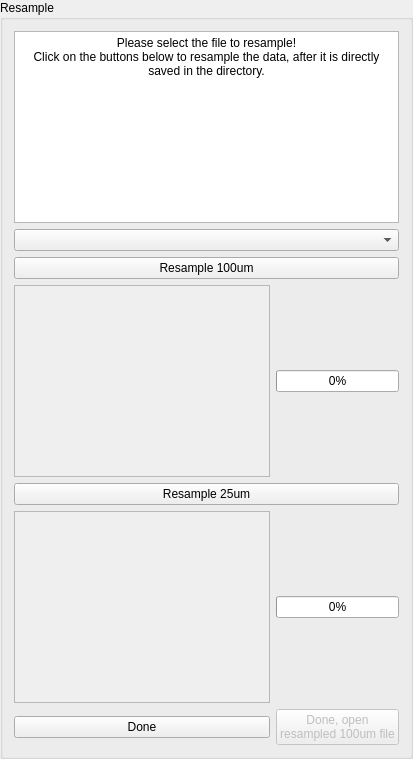
             <widget class="QGroupBox" name="groupBox_resample">
              <property name="title">
               <string>Resample</string>
              </property>
              <layout class="QGridLayout" name="gridLayout_17" columnstretch="1,0,0">
               <item row="2" column="0" colspan="3">
                <widget class="QPushButton" name="pushButton_resample100um">
                 <property name="text">
                  <string>Resample 100um</string>
                 </property>
                </widget>
               </item>
               <item row="1" column="0" colspan="3">
                <widget class="QComboBox" name="comboBox_resamplefiles"/>
               </item>
               <item row="6" column="2">
                <widget class="QPushButton" name="pushButton_openfile100um">
                 <property name="enabled">
                  <bool>false</bool>
                 </property>
                 <property name="text">
                  <string>Done, open 
resampled 100um file</string>
                 </property>
                </widget>
               </item>
               <item row="5" column="2">
                <widget class="QProgressBar" name="progressBar_25um">
                 <property name="value">
                  <number>0</number>
                 </property>
                </widget>
               </item>
               <item row="0" column="0" colspan="3">
                <widget class="QTextBrowser" name="textBrowser_4">
                 <property name="maximumSize">
                  <size>
                   <width>16777215</width>
                   <height>16777215</height>
                  </size>
                 </property>
                 <property name="styleSheet">
                  <string notr="true"/>
                 </property>
                 <property name="verticalScrollBarPolicy">
                  <enum>Qt::ScrollBarAsNeeded</enum>
                 </property>
                 <property name="horizontalScrollBarPolicy">
                  <enum>Qt::ScrollBarAsNeeded</enum>
                 </property>
                 <property name="html">
                  <string>&lt;!DOCTYPE HTML PUBLIC &quot;-//W3C//DTD HTML 4.0//EN&quot; &quot;http://www.w3.org/TR/REC-html40/strict.dtd&quot;&gt;
&lt;html&gt;&lt;head&gt;&lt;meta name=&quot;qrichtext&quot; content=&quot;1&quot; /&gt;&lt;meta charset=&quot;utf-8&quot; /&gt;&lt;style type=&quot;text/css&quot;&gt;
p, li { white-space: pre-wrap; }
hr { height: 1px; border-width: 0; }
li.unchecked::marker { content: &quot;\2610&quot;; }
li.checked::marker { content: &quot;\2612&quot;; }
&lt;/style&gt;&lt;/head&gt;&lt;body style=&quot; font-family:'Sans'; font-size:10pt; font-weight:400; font-style:normal;&quot;&gt;
&lt;p align=&quot;center&quot; style=&quot; margin-top:0px; margin-bottom:0px; margin-left:0px; margin-right:0px; -qt-block-indent:0; text-indent:0px;&quot;&gt;&lt;span style=&quot; font-family:'Segoe UI'; font-size:9pt;&quot;&gt;Please select the file to resample!&lt;br /&gt;Click on the buttons below to resample the data, after it is directly saved in the directory.&lt;/span&gt;&lt;/p&gt;&lt;/body&gt;&lt;/html&gt;</string>
                 </property>
                </widget>
               </item>
               <item row="5" column="0" colspan="2">
                <widget class="QTextEdit" name="textEdit_resample25">
                 <property name="enabled">
                  <bool>false</bool>
                 </property>
                 <property name="maximumSize">
                  <size>
                   <width>16777215</width>
                   <height>16777215</height>
                  </size>
                 </property>
                 <property name="readOnly">
                  <bool>true</bool>
                 </property>
                </widget>
               </item>
               <item row="4" column="0" colspan="3">
                <widget class="QPushButton" name="pushButton_resample25um">
                 <property name="text">
                  <string>Resample 25um</string>
                 </property>
                </widget>
               </item>
               <item row="6" column="0" colspan="2">
                <widget class="QPushButton" name="pushButton_done">
                 <property name="text">
                  <string>Done</string>
                 </property>
                </widget>
               </item>
               <item row="3" column="0" colspan="2">
                <widget class="QTextEdit" name="textEdit_resample100">
                 <property name="enabled">
                  <bool>false</bool>
                 </property>
                 <property name="maximumSize">
                  <size>
                   <width>16777215</width>
                   <height>16777215</height>
                  </size>
                 </property>
                 <property name="readOnly">
                  <bool>true</bool>
                 </property>
                </widget>
               </item>
               <item row="3" column="2">
                <widget class="QProgressBar" name="progressBar_100um">
                 <property name="value">
                  <number>0</number>
                 </property>
                </widget>
               </item>
              </layout>
             </widget>
